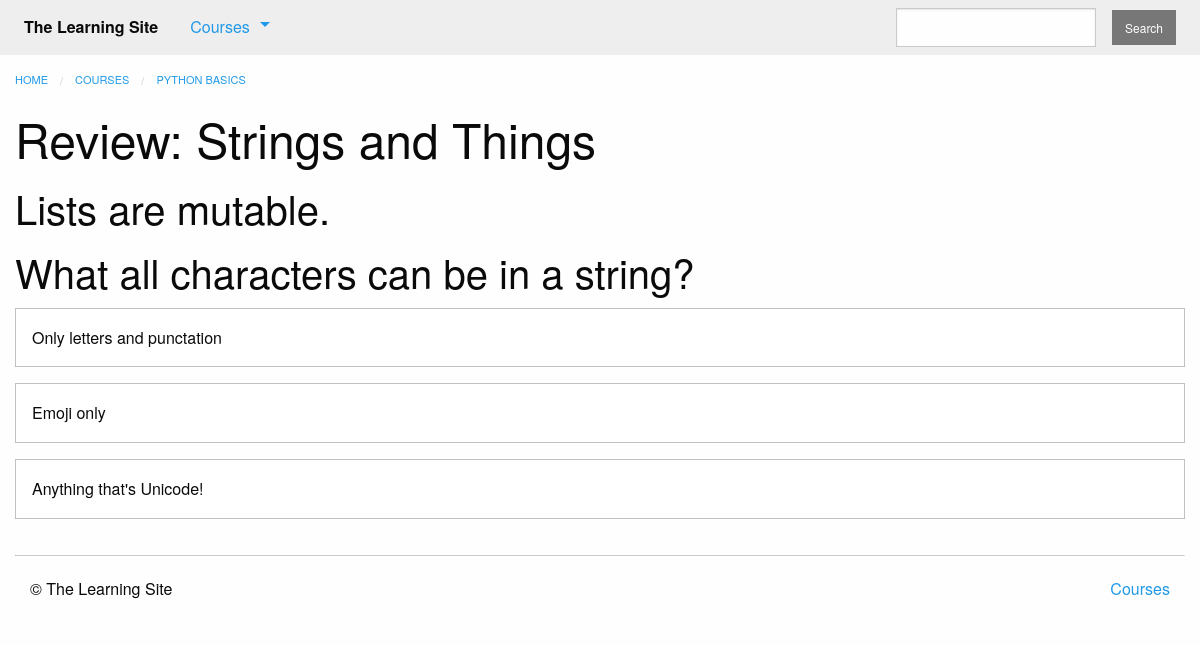
Page /courses/1/q2/ on the committed database.
### courses/models.py (models this page shows, shortened)
class Step(models.Model):
    course = models.ForeignKey(Course, on_delete=models.CASCADE)
    title = models.CharField(max_length=255)
    description = models.TextField()
    order = models.IntegerField(default=0)
    class Meta:
        ordering = ['order',]
        abstract = True

class Quiz(Step):
    total_questions = models.IntegerField(default=4)
    times_taken = models.IntegerField(default=0, editable=False)
    class Meta:
        verbose_name_plural = 'Quizzes'

class Course(models.Model):
    teacher = models.ForeignKey(User, on_delete=models.CASCADE)
    created_at = models.DateTimeField(auto_now_add=True)
    title = models.CharField(max_length=255)
    description = models.TextField()
    subject = models.CharField(default='', max_length=100)
    published = models.BooleanField(default=False)
    is_live = models.BooleanField(default=False)
    status = models.CharField(max_length=1, choices=STATUS_CHOISES, default='i')

class Question(models.Model):
    quiz = models.ForeignKey(Quiz, on_delete=models.CASCADE)
    order = models.IntegerField(default=0)
    prompt = models.TextField()
    class Meta():
        ordering = ['order',]

class Answer(models.Model):
    question = models.ForeignKey(Question, on_delete=models.CASCADE)
    order = models.IntegerField(default=0)
    text = models.TextField(max_length=255)
    correct = models.BooleanField(default=False)
    class Meta():
        ordering = ['order',]

### courses/views.py (the view)
# urls.py: re_path(r'^(?P<course_pk>\d+)/q(?P<step_pk>\d+)/$', views.quiz_detail,
def quiz_detail(request, course_pk, step_pk):
    try:
        step = models.Quiz.objects.select_related(
            'course'
        ).prefetch_related(
            'question_set',
            'question_set__answer_set'
        ).get(
            course_id=course_pk,
            pk=step_pk,
            course__published=True
        )
    except models.Quiz.DoesNotExist:
        raise Http404
    else:
        return render(request, 'courses/quiz_detail.html', {'step': step})

### courses/templatetags/course_extras.py (called while the page is built)
@register.inclusion_tag('courses/course_nav.html')
def nav_courses_list():
    courses = Course.objects.filter(
        published=True
    ).order_by(
        '-created_at'
    ).values(
        'id', 'title'
    )[:5]
    return {'courses': courses}

### courses/templates/courses/quiz_detail.html (shortened to what this page needs)
{% extends "courses/layout.html" %}
{% load course_extras %}
{% block breadcrumbs %}
    <li><a href="{% url 'courses:detail' pk=step.course.pk %}">{{ step.course.title }}</a></li>
{% endblock %}
{% block content %}
    <div class="row columns">
        <article>
            {{ block.super }}
            <h1>{{ step.title }}</h1>
            <ul class="no-bullet">
                {% for question in step.question_set.all %}
                <li>
                    <h2>{{ question.prompt }}</h2>
                    {% for answer in question.answer_set.all %}
                        <div class="callout">{{ answer.text }}</div>
                    {% endfor %}
                </li>
                {% endfor %}
            </ul>
        </article>
    </div>
{% endblock %}

### rows in the picture
Quiz: course "PYTHON BASICS", title "Review: Strings and Things"
Question: prompt "Lists are mutable."
Question: prompt "What all characters can be in a string?"
Answer: text "Only letters and punctation"
Answer: text "Emoji only"
Answer: text "Anything that's Unicode!"
